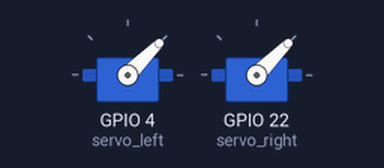
This program was run on a simulated Raspberry Pi (BCM pin numbers). On the bench: 2 × servo. Servo angles are drawn from the pulse width (0.5 ms = 0°, 2.5 ms = 180°).

Above: at 0.05 s.
At 1.5 s:
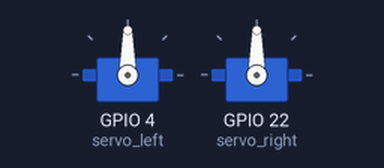
At 3.0 s:
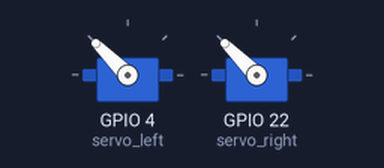
Timing chart, 0 to 6.9 s (numbered marks = the images above):
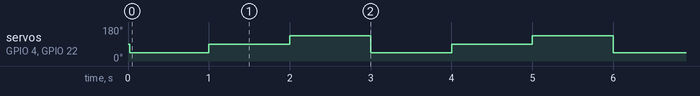

The program:

two_servos.py
```python
# Guidance message that occurs in command line when file is run (needs to be addressed):
# "PWMSoftwareFallback: To reduce servo jitter, use the pigpio pin factory.
# See https://gpiozero.readthedocs.io/en/stable/api_output.html#servo for more info"

from gpiozero import Servo
from time import sleep

servo_left = Servo(4)
servo_right = Servo(22)

while True:
    servo_left.min()
    servo_right.min()
    sleep(1)
    servo_left.mid()
    servo_right.mid()
    sleep(1)
    servo_left.max()
    servo_right.max()
    sleep(1)
```

Measured:
- by itself, servo on GPIO 4 (servo_left), servo on GPIO 22 (servo_right): repeats every 3.0 s: 90° 1.0 s, 135° 1.0 s, 45° 1.0 s
